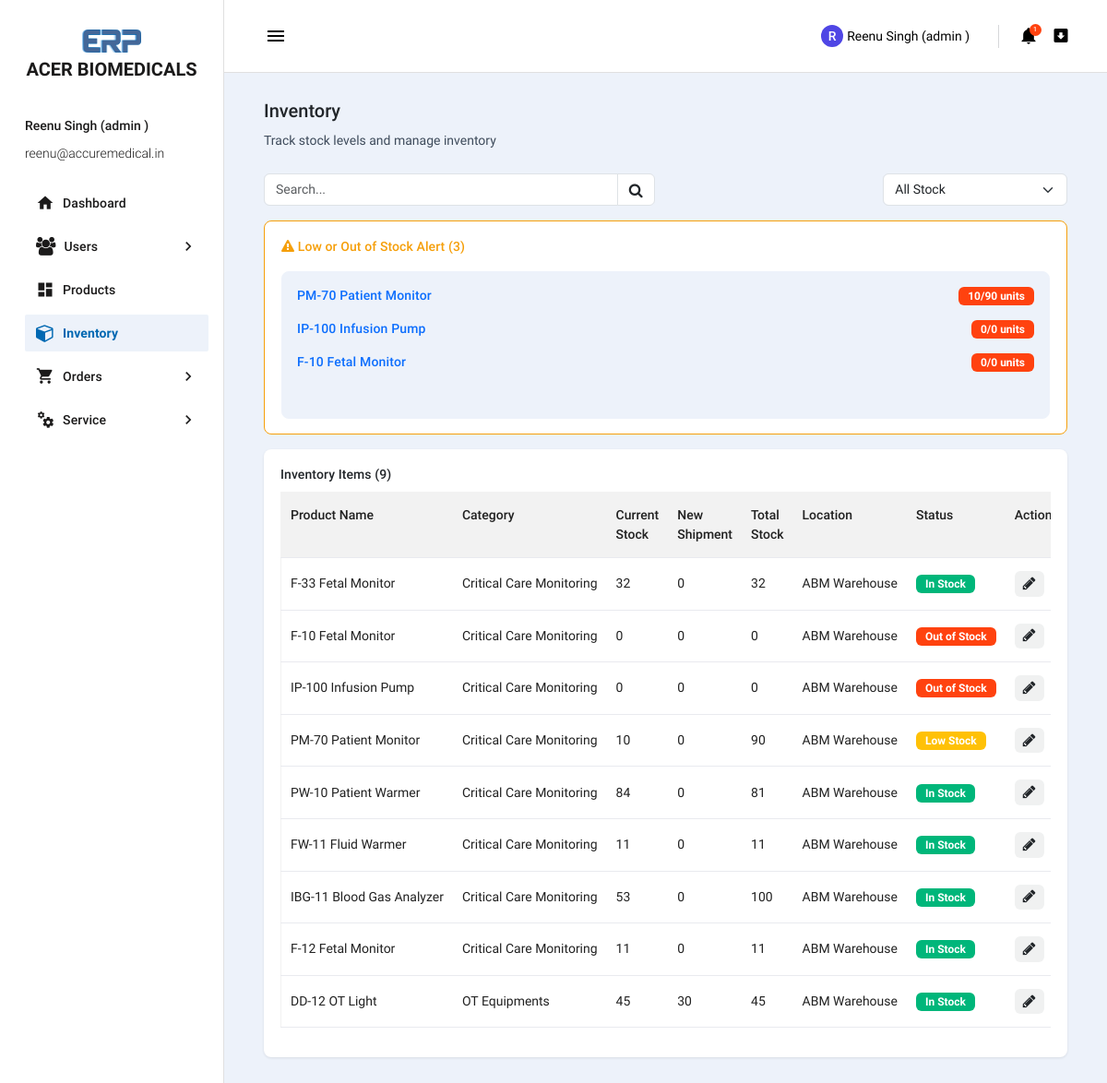
The app's page /erp/inventory/ (signed in), older data.
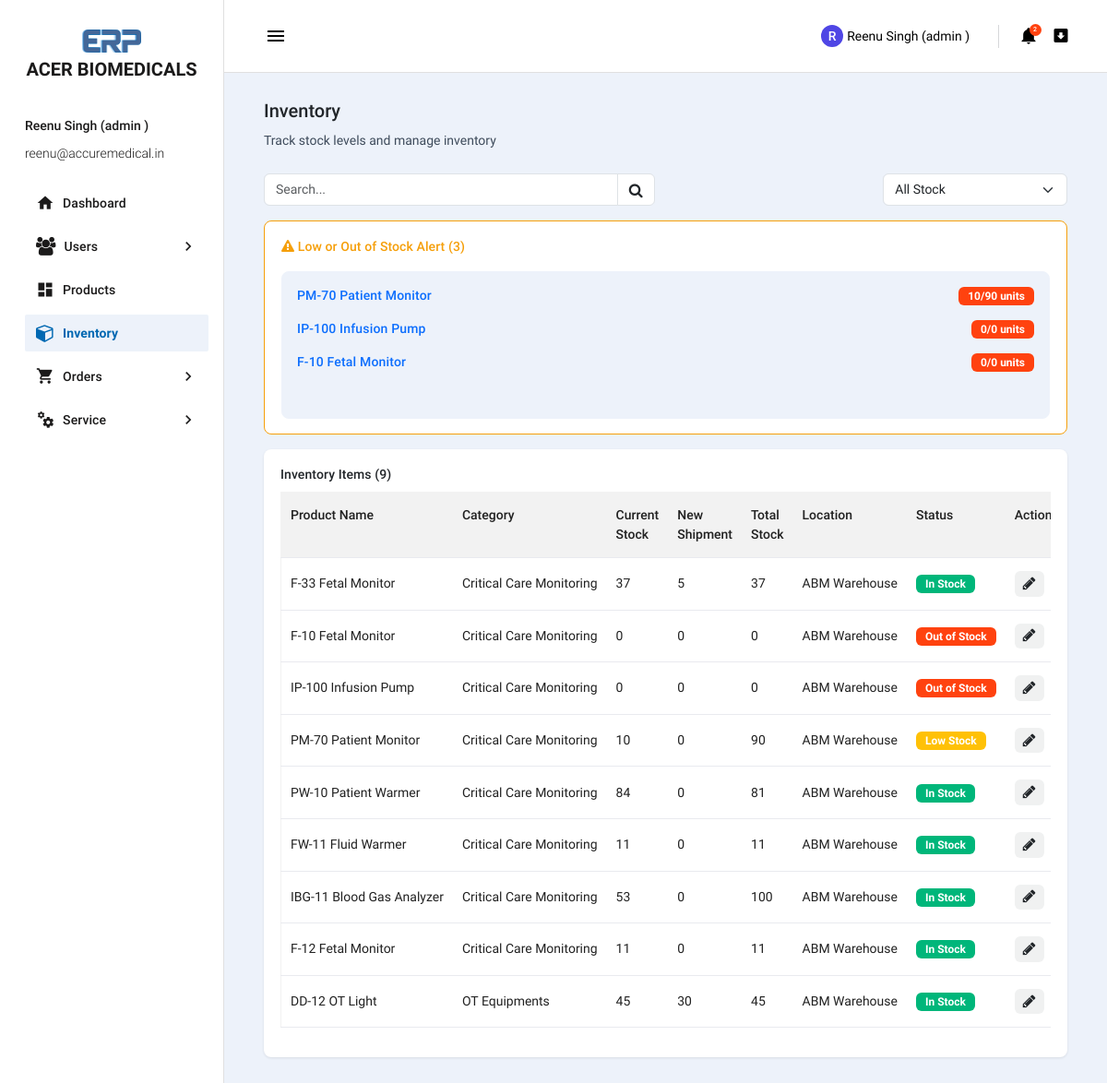
The same page, newer data.
### erp/models.py (models this page shows, shortened)
class Stock(models.Model):
    product= models.OneToOneField(Product, on_delete=models.CASCADE)
    min_stock_level = models.PositiveIntegerField(default=10)
    new_stock_shippment = models.PositiveIntegerField(default=0)
    total_stock = models.PositiveIntegerField(default=0)
    last_shipment_qty = models.PositiveIntegerField(default=0)
    current_quantity = models.PositiveIntegerField(default=0)
    location = models.CharField(max_length=100, default="ABM Warehouse")

class Product(models.Model):
    TAX_RATE = [
        (18,'18%'),
        (12,'12%'),
        (5,'5%'),
    ]
    name= models.CharField(max_length=200,blank=False)
    product_model = models.CharField(max_length =20, blank=True, null=True)
    category = models.CharField(max_length=150, blank=False)
    price = models.DecimalField(max_digits=10, decimal_places=2, default=0)
    tax = models.DecimalField(max_digits=5, decimal_places=2, default=18, choices=TAX_RATE)
    img = models.ImageField(upload_to='product/images/')
    slug = models.SlugField(unique=True)

### erp/views.py (the view)
# urls.py: path('inventory/', inventory_list, name='inventory_list'),
@role_required('admin', 'director','employee:sales','employee:inventory','employee:dispatch')
def inventory_list(request):
    LOW_STOCK_LIMIT = 10
    stocks = Stock.objects.select_related('product').all().order_by('-id')
    low_stocks = Stock.objects.select_related('product').filter(current_quantity__lte=LOW_STOCK_LIMIT)
    status = request.GET.get('status')
    if status == 'low':
        stocks = stocks.filter(
            current_quantity__gt=0,
            current_quantity__lte=F('min_stock_level')
        )
    elif status == 'out':
        stocks = stocks.filter(current_quantity=0)
    elif status == 'ok':
        stocks = stocks.filter(current_quantity__gt=F('min_stock_level'))
    page_obj = paginate_queryset(request, stocks, 10)
    return render(request, 'erp/admin/inventory_list.html',{'page_obj':page_obj,'stocks': page_obj,'low_stocks':low_stocks,'low_stock_count':low_stocks.count()})

### erp/pagination.py (called while the page is built)
def paginate_queryset(request, queryset, per_page=10):
    page_number = request.GET.get('page')
    paginator = Paginator(queryset, per_page)
    page_obj = paginator.get_page(page_number)
    return page_obj

### notifications/context_processors.py (called while the page is built)
def notification_data(request):
    if request.user.is_authenticated:
        try:
            notifications = request.user.notifications.order_by('-created_at')[:20]
            unread_count = request.user.notifications.filter(is_read=False).count()
        except Exception:
            notifications = []
            unread_count = 0
        return {
            'top_notifications': notifications,
            'unread_notifications': unread_count
        }
    return {}

### templates/erp/admin/inventory_list.html (shortened to what the changed rows need)
{% extends 'erp/admin/base.html' %}
{% load static %}
{% block content %}
<div class="page-wrapper mdc-toolbar-fixed-adjust">
    <main class="content-wrapper">
        <div class="mdc-layout-grid">
            <div class="row">
                <div class="col-12">
                    <div class="mdc-card">
                        <div class="table-responsive">
                            <table class="table">
                                <thead>
                                    <tr>
                                        <th>Product Name</th>
                                        <th>Category</th>
                                        <th>Current Stock</th>
                                        {% if request.user.role == 'admin' or request.user.sub_employee_role == 'inventory' %}
                                        <th>New Shipment</th>
                                        <th>Total Stock</th>
                                        {% endif %}
                                        <th>Location</th>
                                        <th>Status</th>
                                        {% if request.user.role == 'admin' or request.user.sub_employee_role == 'inventory' %}
                                        <th>Action</th>
                                        {% endif %}
                                    </tr>
                                </thead>
                                <tbody>
                                    {% for stock in stocks %}
                                    <tr id="stock-{{stock.id}}">
                                        <td>{% if stock.product.product_model %}{{stock.product.product_model}}{% endif %}
                                            {{stock.product.name}} </td>
                                        <td>{{stock.product.category}}</td>
                                        <td>{{stock.current_quantity}}</td>
                                        {% if request.user.role == 'admin' or request.user.sub_employee_role == 'inventory' %}
                                        <td>{{stock.last_shipment_qty}}</td>
                                        <td>{{stock.total_stock}}</td>
                                        {% endif %}
                                        <td>{{stock.location}}</td>
                                        {% if stock.current_quantity > stock.min_stock_level %}
                                        <td><span class="badge bg-success">In Stock</span></td>
                                        {% elif stock.current_quantity <= stock.min_stock_level and stock.current_quantity != 0 %}
                                            <td><span class="badge bg-warning">Low Stock</span></td>
                                            {% else %}
                                            <td><span class="badge bg-danger">Out of Stock</span></td>
                                            {% endif %}
                                            {% if request.user.role == 'admin' or request.user.sub_employee_role == 'inventory' %}
                                            <td>
                                                <span class="action">
                                                    <button type="button" class="btn bg-light text-grey" data-bs-toggle="modal"
                                                        data-bs-target="#update-inventory-{{ stock.id }}">
                                                        <i class="fa fa-pencil"></i>
                                                    </button>
                                                </span>
                                            </td>
                                            {% endif %}
                                    </tr>
                                    {% endfor %}
                                </tbody>
                            </table>
                        </div>
                    </div>
                    </div>
                </div>
            </div>
        </div>
</div>
{% endblock %}

### templates/erp/admin/top_bar.html (shortened to what this page needs)
    <div class="mdc-top-app-bar__row">
    <div class="mdc-top-app-bar__section mdc-top-app-bar__section--align-start"> <button
        class="material-icons mdc-top-app-bar__navigation-icon mdc-icon-button sidebar-toggler">menu</button> </div>
    <div class="mdc-top-app-bar__section mdc-top-app-bar__section--align-end mdc-top-app-bar__section-right">
    <div class="menu-button-container menu-profile d-none d-md-block"> <button class="mdc-button mdc-menu-button">
            <span class="avatar"> {{ request.user.get_full_name|slice:":1"|upper }}
            </span> <span class="user-name">{{request.user.get_full_name|title}}
                ({% if request.user.role != 'employee' %}{{request.user.role}} {% else %}{{request.user.sub_employee_role}}{% endif %})</span>
        </button>
    </div>
    <div class="menu-button-container">
        <button type="button"
            class="mdc-button mdc-menu-button"
            onclick="openNotifications()">
            {% if unread_notifications %}
            <span class="count-indicator">
                <span class="count">{{ unread_notifications }}</span>
            </span>
            {% endif %}
            <i class="mdi mdi-bell"></i>
        </button>
    </div>
    <div class="menu-button-container d-none d-md-block">
              <button class="mdc-button mdc-menu-button mdc-ripple-upgraded">
                <i class="mdi mdi-arrow-down-bold-box"></i>
              </button>
            </div>

Row changes from the older to the newer data that the page shows:
changed Stock (number 4 of 9 on the later page): current_quantity "32" → "37"; last_shipment_qty "0" → "5"; total_stock "32" → "37"
Text that changed along with them:
{{ unread_notifications }}: "1" → "2"
